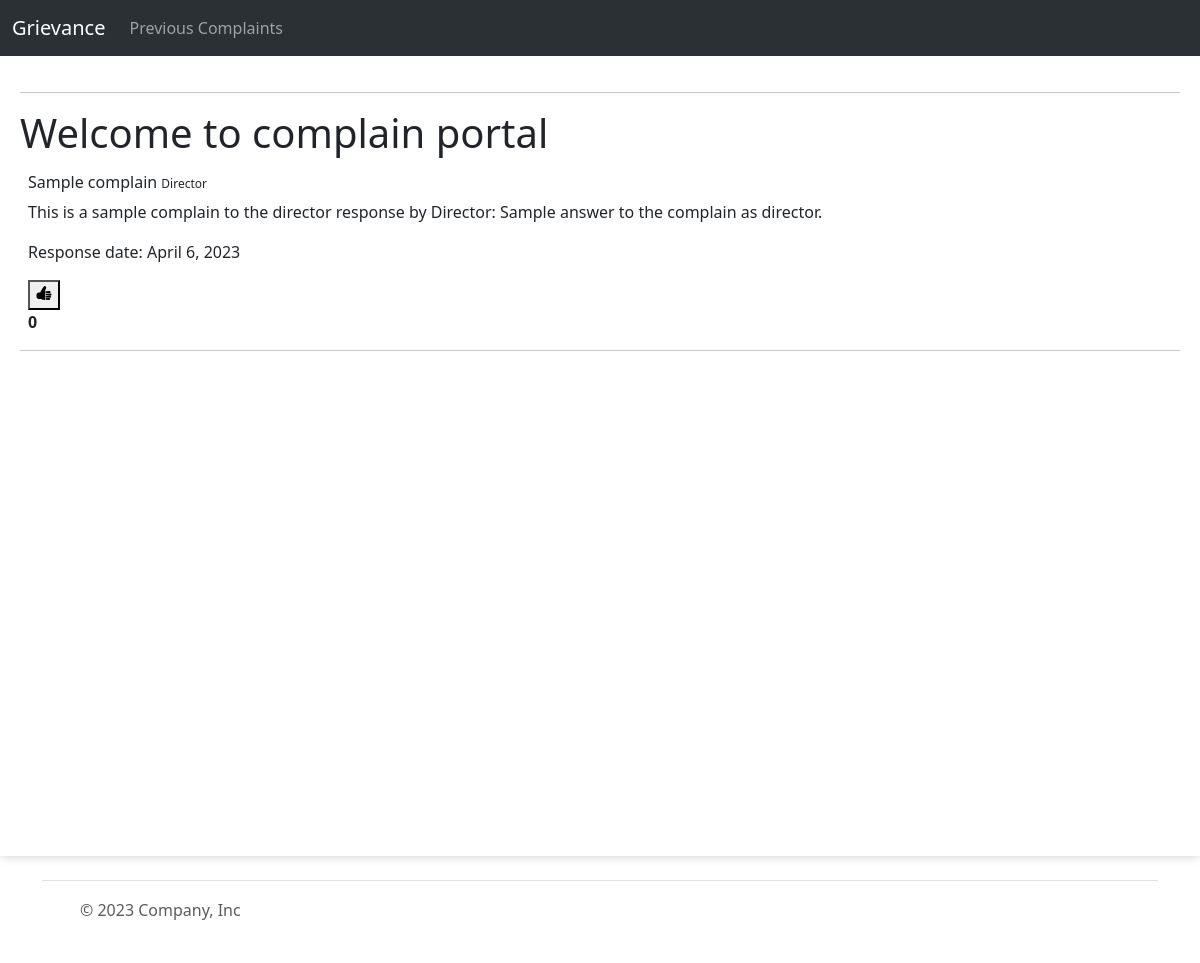
Before: /allcomplain with the older database file.
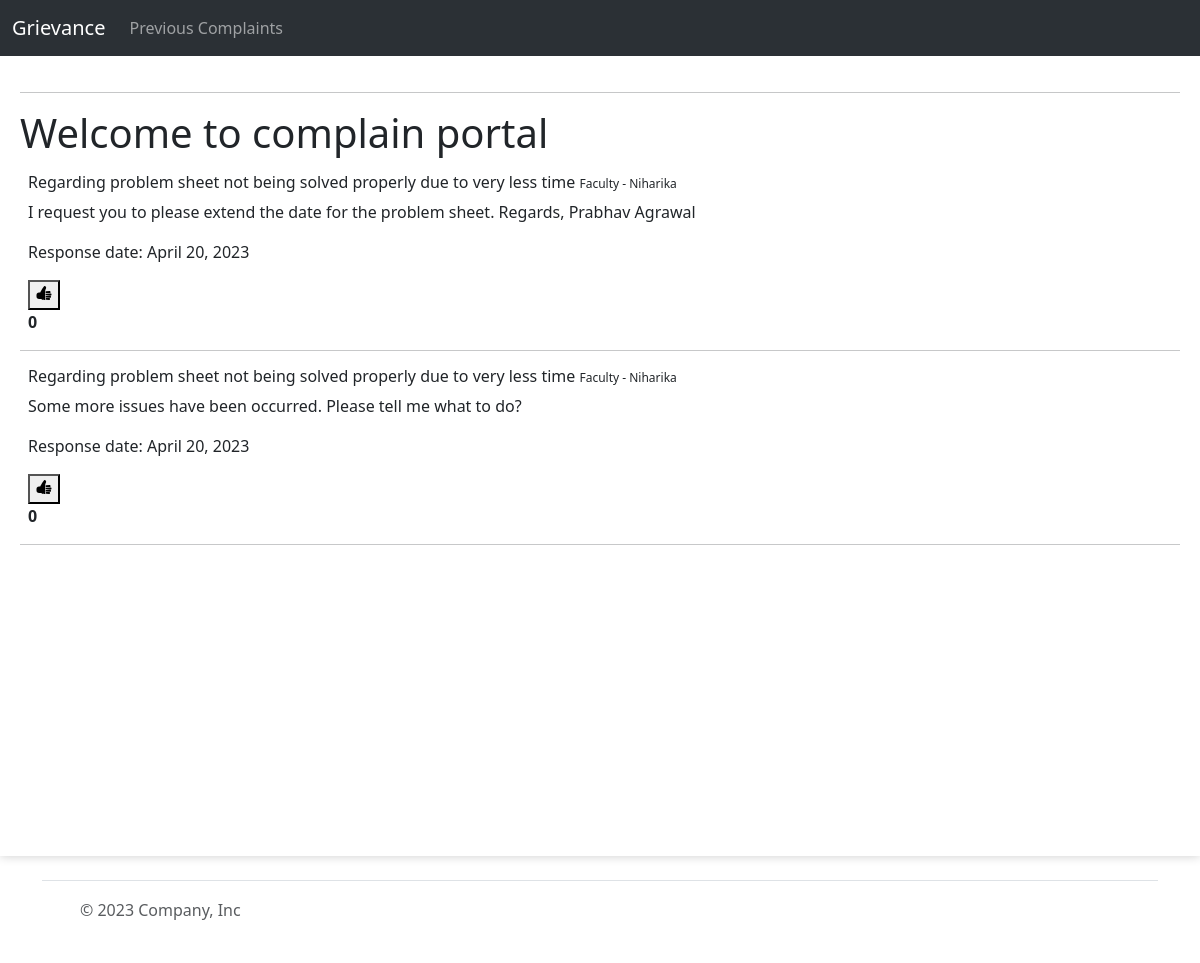
After: the same page with the newer database file.
### complainapp/models.py (models this page shows, shortened)
class Complain(models.Model):
    id = models.AutoField
    heading = models.CharField(max_length=300)
    description = models.TextField()
    registered_by = models.ForeignKey(Profile, on_delete=models.CASCADE)
    registered_to = models.ForeignKey('Designation', on_delete=models.CASCADE)
    registered_date = models.DateField(default=now, db_index=True)
    response_date = models.DateField(default=datetime.utcnow() + timedelta(days=1))
    completed = models.BooleanField(default=False)
    likes = models.ManyToManyField(User,related_name="postlike", blank=True)

class Designation(models.Model):
    id = models.AutoField
    name = models.CharField(max_length=100)
    description = models.CharField(max_length=500)
    parent = models.ForeignKey('self', blank=True, default=" ", null=True, on_delete=models.CASCADE)
    designation_holder = models.ForeignKey(Profile, on_delete=models.CASCADE, related_name='designation_holder')
    def __str__(self):
        return self.name

### complainapp/views.py (the view)
# urls.py: path('allcomplain', views.allcomplain, name = "allcomplain"),
def allcomplain(request):
    allcomplain = Complain.objects.all()
    return render(request,'complainapp/allcomplains.html',{'allcomplain':allcomplain})

### templates/complainapp/allcomplains.html (shortened to what this page needs)
{% extends 'complainapp/basic.html' %}
{% load static %}
{% block body %}
<hr style="background-color:white;">
<h1>Welcome to complain portal</h1>
<div class="row fir-part" style="display: flex;">
    <div class="complains1" style="min-height:200px">
        {% for complain in allcomplain %}
        <a href="#" class="list-group-item list-group-item-action complain-class" aria-current="true">
            <h6 class="complain-subject m-2">{{ complain.heading }}
                <small style="font-size: 12px">{{complain.registered_to}}</small>
            </h6>
            <div class="complain-desc m-2">
                <p>{{ complain.description }}</p>
                <p>Response date: {{ complain.response_date }}</p>
        </a>
        <form action="{% url 'postlike' %}" method="POST">
            {% if user not in complain.likes.all %}
            <button type ="submit" class="like"><ion-icon name='thumbs-up'></ion-icon></button>
            {%else%}
            <button type ="submit" class="dislike"><ion-icon name='thumbs-up-outline'></ion-icon></button>
            {%endif%}
        </form>
        <strong>{{complain.likes.all.count}}</strong>
    </div>
        <hr>
        {% endfor %}
    </div>
</div>
{% endblock body %}

### templates/complainapp/basic.html (shortened to what this page needs)
<!doctype html>
<html lang="en">
{% load static %}
<head>
  <link href="https://cdn.jsdelivr.net/npm/bootstrap@5.3.0-alpha2/dist/css/bootstrap.min.css" rel="stylesheet"
>
  <link rel="stylesheet" href="{% static '/css/complainapp/basic.css' %}">
  <link rel="stylesheet" href="path/to/font-awesome/css/font-awesome.min.css">
</head>
<body>
  <nav class="navbar navbar-expand-lg bg-body-tertiary" data-bs-theme="dark">
    <div class="container-fluid">
      <a class="navbar-brand" href="#">Grievance</a>
      <div class="collapse navbar-collapse" id="navbarSupportedContent">
        <ul class="navbar-nav me-auto mb-2 mb-lg-0" id="nav-options">
          <li class="nav-item"><a class="nav-link" href="{% url 'allcomplain' %}">Previous Complaints</a></li>
        </ul>
      </div>
    </div>
  </nav>
  <div class="body-content">
    {% block body %}{% endblock body %}
  <div class="container">
    <footer class="d-flex flex-wrap justify-content-between align-items-center py-3 my-4 border-top">
      <div class="col-md-4 d-flex align-items-center">
        <a href="/" class="mb-3 me-2 mb-md-0 text-body-secondary text-decoration-none lh-1">
          <svg class="bi" width="30" height="24">
            <use xlink:href="#bootstrap"></use>
          </svg>
        </a>
        <span class="mb-3 mb-md-0 text-body-secondary">© 2023 Company, Inc</span>
      </div>
      <ul class="nav col-md-4 justify-content-end list-unstyled d-flex">
        <li class="ms-3"><a class="text-body-secondary" href="#"><svg class="bi" width="24" height="24">
              <use xlink:href="#twitter"></use>
            </svg></a></li>
        <li class="ms-3"><a class="text-body-secondary" href="#"><svg class="bi" width="24" height="24">
              <use xlink:href="#instagram"></use>
            </svg></a></li>
        <li class="ms-3"><a class="text-body-secondary" href="#"><svg class="bi" width="24" height="24">
              <use xlink:href="#facebook"></use>
            </svg></a></li>
      </ul>
    </footer>
  </div>
</body>
</html>

### static/css/complainapp/basic.css (style rules this page uses)
.body-content { background-color: #fff; padding: 20px; width: 100%; max-width: 100%; min-height: 100vh; box-shadow: 0 0 10px rgba(0,0,0,0.2); margin-bottom: 20px; }

Changed rows visible on the page:
removed Complain: heading "Sample complain", registered_to "Director", description "This is a sample complain to the director response by Director: Sample answer to the complain as director.", response_date "April 6, 2023", likes.all.count "0"
added Complain: heading "Regarding problem sheet not being solved properly due to very less time", registered_to "Faculty - Niharika", description "I request you to please extend the date for the problem sheet. Regards, Prabhav Agrawal", response_date "April 20, 2023", likes.all.count "0"
added Complain: heading "Regarding problem sheet not being solved properly due to very less time", registered_to "Faculty - Niharika", description "Some more issues have been occurred. Please tell me what to do?", response_date "April 20, 2023", likes.all.count "0"
